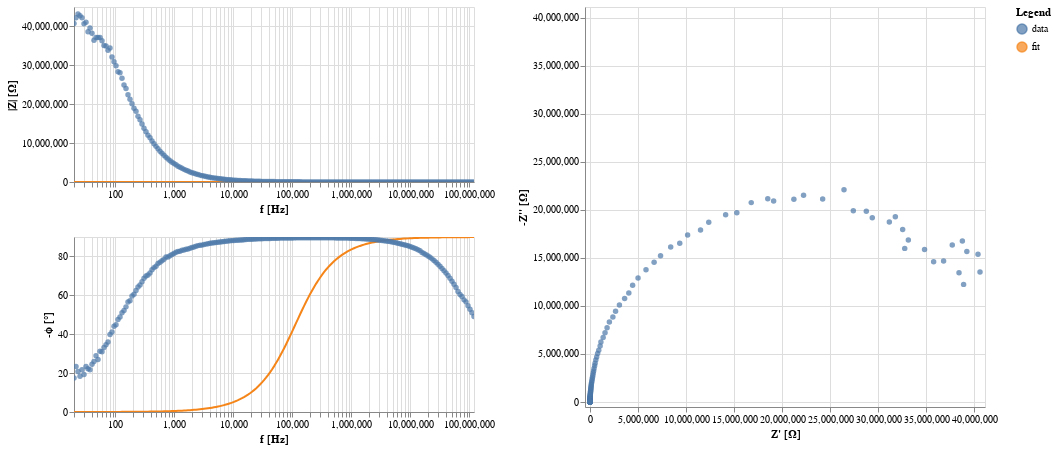

Notebook code cell kept with this figure:
### Code cell
Z_fit = circuit.predict(frequencies)
circuit.plot(f_data=frequencies, Z_data=Z)

### Figure 1 — Vega-Lite specification as saved in the notebook (floating-point values rounded to 4 significant figures; data arrays with more than 128 entries replaced by an {"elided": "..."} marker saying what was removed)
{"config": {"view": {"continuousWidth": 300, "continuousHeight": 300}, "background": "#FFFFFF"}, "hconcat": [{"vconcat": [{"layer": [{"data": {"name": "data-dfad374f055f13bc3e9cebf3bd1ed8d8"}, "mark": {"type": "line"}, "encoding": {"color": {"field": "kind", "type": "nominal"}, "x": {"axis": {"title": "f [Hz]"}, "field": "f", "scale": {"nice": false, "type": "log"}, "type": "quantitative"}, "y": {"axis": {"title": "|Z| [Ω]"}, "field": "mag", "type": "quantitative"}}, "transform": [{"calculate": "sqrt(pow(datum.z_real,2) + pow(datum.z_imag,2))", "as": "mag"}, {"calculate": "-(180/PI)*atan(datum.z_imag/datum.z_real)", "as": "neg_phase"}]}, {"data": {"name": "data-fa2470314f8e500c8c11b01b8345c8fa"}, "mark": {"type": "circle"}, "encoding": {"color": {"field": "kind", "type": "nominal"}, "size": {"condition": {"param": "param_4", "value": 80, "empty": false}, "value": 30}, "x": {"axis": {"title": "f [Hz]"}, "field": "f", "scale": {"nice": false, "type": "log"}, "type": "quantitative"}, "y": {"axis": {"title": "|Z| [Ω]"}, "field": "mag", "type": "quantitative"}}, "name": "view_4", "transform": [{"calculate": "sqrt(pow(datum.z_real,2) + pow(datum.z_imag,2))", "as": "mag"}, {"calculate": "-(180/PI)*atan(datum.z_imag/datum.z_real)", "as": "neg_phase"}]}], "height": 175.0, "width": 400}, {"layer": [{"data": {"name": "data-dfad374f055f13bc3e9cebf3bd1ed8d8"}, "mark": {"type": "line"}, "encoding": {"color": {"field": "kind", "type": "nominal"}, "x": {"axis": {"title": "f [Hz]"}, "field": "f", "scale": {"nice": false, "type": "log"}, "type": "quantitative"}, "y": {"axis": {"title": "-ϕ [°]"}, "field": "neg_phase", "type": "quantitative"}}, "transform": [{"calculate": "sqrt(pow(datum.z_real,2) + pow(datum.z_imag,2))", "as": "mag"}, {"calculate": "-(180/PI)*atan(datum.z_imag/datum.z_real)", "as": "neg_phase"}]}, {"data": {"name": "data-fa2470314f8e500c8c11b01b8345c8fa"}, "mark": {"type": "circle"}, "encoding": {"color": {"field": "kind", "type": "nominal"}, "size": {"condition": {"param": "param_4", "value": 80, "empty": false}, "value": 30}, "x": {"axis": {"title": "f [Hz]"}, "field": "f", "scale": {"nice": false, "type": "log"}, "type": "quantitative"}, "y": {"axis": {"title": "-ϕ [°]"}, "field": "neg_phase", "type": "quantitative"}}, "name": "view_5", "transform": [{"calculate": "sqrt(pow(datum.z_real,2) + pow(datum.z_imag,2))", "as": "mag"}, {"calculate": "-(180/PI)*atan(datum.z_imag/datum.z_real)", "as": "neg_phase"}]}], "height": 175.0, "width": 400}]}, {"layer": [{"data": {"name": "data-dfad374f055f13bc3e9cebf3bd1ed8d8"}, "mark": {"type": "line"}, "encoding": {"color": {"field": "kind", "type": "nominal"}, "x": {"axis": {"title": "Z' [Ω]"}, "field": "z_real", "scale": {"domain": [0.006626, 40590000.0], "nice": false, "padding": 5}, "type": "quantitative"}, "y": {"axis": {"title": "-Z'' [Ω]"}, "field": "neg_z_imag", "scale": {"domain": [1.33, 40590000.0], "nice": false, "padding": 5}, "type": "quantitative"}}, "transform": [{"calculate": "-datum.z_imag", "as": "neg_z_imag"}]}, {"data": {"name": "data-fa2470314f8e500c8c11b01b8345c8fa"}, "mark": {"type": "circle"}, "encoding": {"color": {"field": "kind", "legend": {"title": "Legend"}, "type": "nominal"}, "size": {"condition": {"param": "param_4", "value": 80, "empty": false}, "value": 30}, "x": {"axis": {"title": "Z' [Ω]"}, "field": "z_real", "scale": {"domain": [0.006626, 40590000.0], "nice": false, "padding": 5}, "type": "quantitative"}, "y": {"axis": {"title": "-Z'' [Ω]"}, "field": "neg_z_imag", "scale": {"domain": [1.33, 40590000.0], "nice": false, "padding": 5}, "type": "quantitative"}}, "name": "view_6", "transform": [{"calculate": "-datum.z_imag", "as": "neg_z_imag"}]}], "height": 400, "width": 400}], "params": [{"name": "param_4", "select": {"type": "point", "fields": ["f"], "nearest": true, "on": "mouseover"}, "views": ["view_4", "view_5", "view_6"]}, {"name": "param_6", "select": {"type": "interval", "encodings": ["x", "y"]}, "bind": "scales", "views": ["view_4", "view_5"]}, {"name": "param_5", "select": {"type": "interval", "encodings": ["x", "y"]}, "bind": "scales", "views": ["view_6"]}], "$schema": "https://vega.github.io/schema/vega-lite/v5.8.0.json", "datasets": {"data-dfad374f055f13bc3e9cebf3bd1ed8d8": {"elided": "201 records"}, "data-fa2470314f8e500c8c11b01b8345c8fa": {"elided": "201 records"}}}
